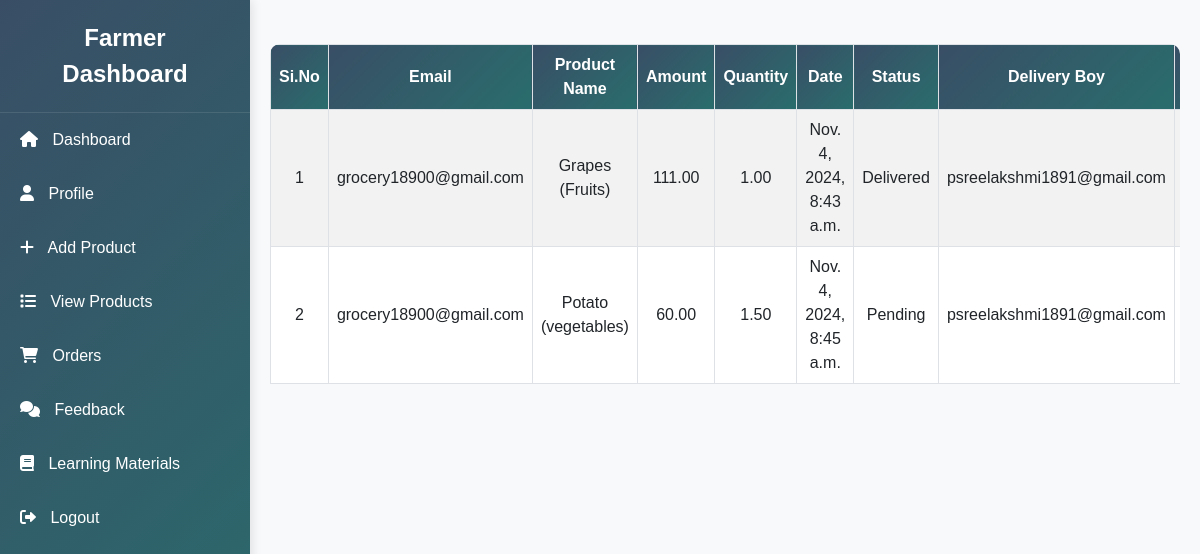
/custom_admin/farmer/payment-list/ (signed in), run on an earlier commit of the app's database.
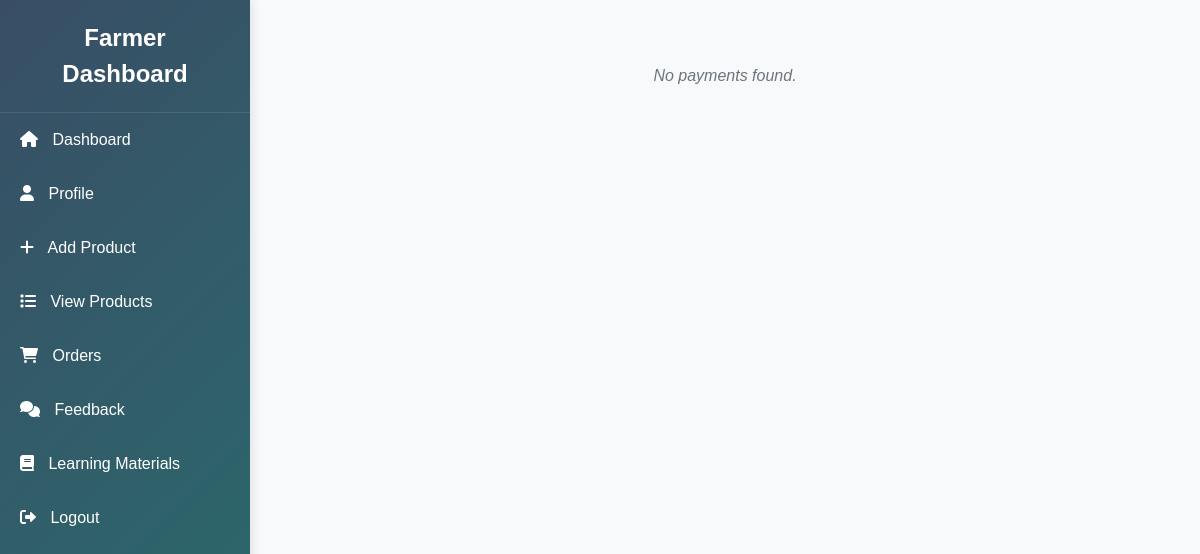
And on a later commit of the database.
### myapp/models.py (models this page shows, shortened)
class FarmerPayment(models.Model):
    user = models.ForeignKey(settings.AUTH_USER_MODEL, on_delete=models.CASCADE)
    order_details = models.ForeignKey('OrderDetails', on_delete=models.CASCADE)
    date = models.DateTimeField(auto_now_add=True)  # Automatically set the date to now when creating a record
    status = models.CharField(max_length=20)  # You can use choices for specific statuses if needed
    delivery_boy = models.ForeignKey('DeliveryBoy', null=True, blank=True, on_delete=models.SET_NULL)  # Optional delivery boy assignment

class User(AbstractBaseUser):
    STATUS_CHOICES = [
        ('active', 'Active'),
        ('inactive', 'Inactive')
    ]
    status = models.CharField(max_length=10, choices=STATUS_CHOICES, default='active')
    email = models.EmailField(unique=True)
    name = models.CharField(max_length=255)
    phone = models.CharField(max_length=20)
    address = models.TextField()
    pincode = models.CharField(max_length=10)
    role = models.CharField(max_length=20)
    password = models.CharField(max_length=100)
    is_active = models.BooleanField(default=True)
    is_staff = models.BooleanField(default=False)
    date_joined = models.DateTimeField(default=timezone.now)
    last_login = models.DateTimeField(null=True, blank=True)
    objects = UserManager()
    USERNAME_FIELD = 'email'
    REQUIRED_FIELDS = ['name']

class OrderProduct(models.Model):
    order = models.ForeignKey(OrderDetails, on_delete=models.CASCADE)
    product = models.ForeignKey('Product', on_delete=models.CASCADE)
    quantity = models.DecimalField(max_digits=5, decimal_places=2)

class Product(models.Model):
    product_name = models.ForeignKey(ProductCategory, on_delete=models.CASCADE)
    category = models.ForeignKey(Category, on_delete=models.CASCADE)
    subcategory = models.ForeignKey(SubCategory, on_delete=models.CASCADE, null=True, blank=True)  # New field
    price = models.DecimalField(max_digits=10, decimal_places=2)
    description = models.TextField()
    quantity = models.IntegerField()
    stock = models.PositiveIntegerField(default=0)  # Field for stock quantity
    image = models.ImageField(upload_to='media/', blank=True, null=True)
    shelf_life = models.CharField(max_length=100, blank=True, null=True)  # Field for shelf life
    form_factor = models.CharField(max_length=100, blank=True, null=True)  # Field for form factor
    organic = models.BooleanField(default=False)  # Field for organic product
    common_name = models.CharField(max_length=100, blank=True, null=True)  # Field for common name
    farmer = models.ForeignKey(Farmer, on_delete=models.CASCADE)

class ProductCategory(models.Model):
    category = models.ForeignKey(Category, on_delete=models.CASCADE)
    product_name = models.CharField(max_length=100)
    def __str__(self):
        return f"{self.product_name} ({self.category.name})"

class Category(models.Model):
    name = models.CharField(max_length=100)

class OrderDetails(models.Model):
    STATUS_CHOICES = [
        ('Pending', 'Pending'),
        ('Shipped', 'Shipped'),
        ('Delivered', 'Delivered'),
    ]
    user = models.ForeignKey(settings.AUTH_USER_MODEL, on_delete=models.CASCADE)
    products = models.ManyToManyField('Product', through='OrderProduct')  # Many-to-many relationship with Product
    total_price = models.DecimalField(max_digits=10, decimal_places=2)
    order_date = models.DateTimeField(auto_now_add=True)
    order_status = models.CharField(max_length=20, choices=STATUS_CHOICES, default='Pending')
    class Meta:
        verbose_name_plural = "Order Details"

class DeliveryBoy(models.Model):
    user = models.OneToOneField(User, on_delete=models.CASCADE)

### myapp/views.py (the view)
# urls.py: path('farmer/payment-list/', views.farmer_payment_list, name='farmer_payment_list'),
@login_required
def farmer_payment_list(request):
    farmer_payments = FarmerPayment.objects.all()
    context = {
        'farmer_payments': farmer_payments
    }
    return render(request, 'farmer_payment_list.html', context)

### myapp/templates/farmer_payment_list.html (shortened to what this page needs)
<!DOCTYPE html>
<html lang="en">
<head>
    {% load static %}
    <link href="https://cdn.jsdelivr.net/npm/bootstrap@5.3.0/dist/css/bootstrap.min.css" rel="stylesheet">
    <link href="https://cdnjs.cloudflare.com/ajax/libs/font-awesome/6.0.0-beta3/css/all.min.css" rel="stylesheet">
</head>
<body>
    <div class="sidebar">
        <div class="brand">Farmer Dashboard</div>
        <a href="{% url 'farmer_dashboard' %}"><i class="fas fa-home"></i> Dashboard</a>
        <a href="{% url 'farmer_profile' %}"><i class="fas fa-user"></i> Profile</a>
        <a href="{% url 'add_product' %}"><i class="fas fa-plus"></i> Add Product</a>
        <a href="{% url 'list_products' %}"><i class="fas fa-list"></i> View Products</a>
        <a href="{% url 'farmer_payment_list' %}"><i class="fas fa-shopping-cart"></i> Orders</a>
        <a href="{% url 'feedback_farm' %}"><i class="fas fa-comments"></i> Feedback</a>
        <a href="{% url 'farmmaterial_view' %}"><i class="fas fa-book"></i> Learning Materials</a>
        <a href="{% url 'logout' %}"><i class="fas fa-sign-out-alt"></i> Logout</a>
    </div>
    <div class="content">
        {% if farmer_payments %}
            <div class="table-responsive">
                <table class="table table-striped table-bordered">
                    <thead>
                        <tr>
                            <th>Si.No</th>
                            <th>Email</th>
                            <th>Product Name</th>
                            <th>Amount</th>
                            <th>Quantity</th>
                            <th>Date</th>
                            <th>Status</th>
                            <th>Delivery Boy</th>
                            <th>Action</th>
                        </tr>
                    </thead>
                    <tbody>
                        {% for payment in farmer_payments %}
                        <tr>
                            <td>{{ forloop.counter }}</td>
                            <td>{{ payment.user.email }}</td>
                            <td>
                                {% for order_product in payment.order_details.orderproduct_set.all %}
                                    {{ order_product.product.product_name }}{% if not forloop.last %}, {% endif %}
                                {% endfor %}
                            </td>
                            <td>{{ payment.order_details.total_price }}</td>
                            <td>
                                {% for order_product in payment.order_details.orderproduct_set.all %}
                                    {{ order_product.quantity }}{% if not forloop.last %}, {% endif %}
                                {% endfor %}
                            </td>
                            <td>{{ payment.date }}</td>
                            <td>{{ payment.order_details.order_status }}</td>
                            <td>{{ payment.delivery_boy.user.email }}</td>
                            <td>
                            </td>
                        </tr>
                        {% endfor %}
                    </tbody>
                </table>
            </div>
        {% else %}
            <div class="no-data">
                <p>No payments found.</p>
            </div>
        {% endif %}
    </div>
</body>
</html>

### myapp/templates/farmer_payment_list.html (style rules this page uses)
body { font-family: 'Arial', sans-serif; background-color: #f8f9fa; margin: 0; padding: 0; }
.sidebar { width: 250px; height: 100vh; position: fixed; top: 0; left: 0; background: linear-gradient(135deg, #394e65, #296d6d); color: #fff; box-shadow: 2px 0 10px rgba(0, 0, 0, 0.1); z-index: 1000; overflow-y: auto; }
.sidebar .brand { font-size: 24px; font-weight: bold; padding: 20px; text-align: center; border-bottom: 1px solid rgba(255, 255, 255, 0.1); }
.sidebar a { color: #fff; padding: 15px 20px; text-decoration: none; display: block; transition: all 0.3s; }
.sidebar a i { margin-right: 10px; }
.content { margin-left: 250px; padding: 20px; transition: all 0.3s ease; }
.no-data { text-align: center; font-style: italic; color: #6c757d; padding: 20px; }

What changed in the data, as far as the page shows it:
removed FarmerPayment: user.email "grocery18900@gmail.com", order_details.total_price "111.00", date "Nov. 4, 2024, 8:43 a.m.", order_details.order_status "Delivered", delivery_boy.user.email "psreelakshmi1891@gmail.com"
removed OrderProduct: product.product_name "Grapes (Fruits)", quantity "1.00"
removed FarmerPayment: user.email "grocery18900@gmail.com", order_details.total_price "60.00", date "Nov. 4, 2024, 8:45 a.m.", order_details.order_status "Pending", delivery_boy.user.email "psreelakshmi1891@gmail.com"
removed OrderProduct: product.product_name "Potato (vegetables)", quantity "1.50"
Also different on the page:
text no longer shown: "Si.No Email Product Name Amount Quantity Date Status Delivery Boy"
text now shown: "No payments found."
